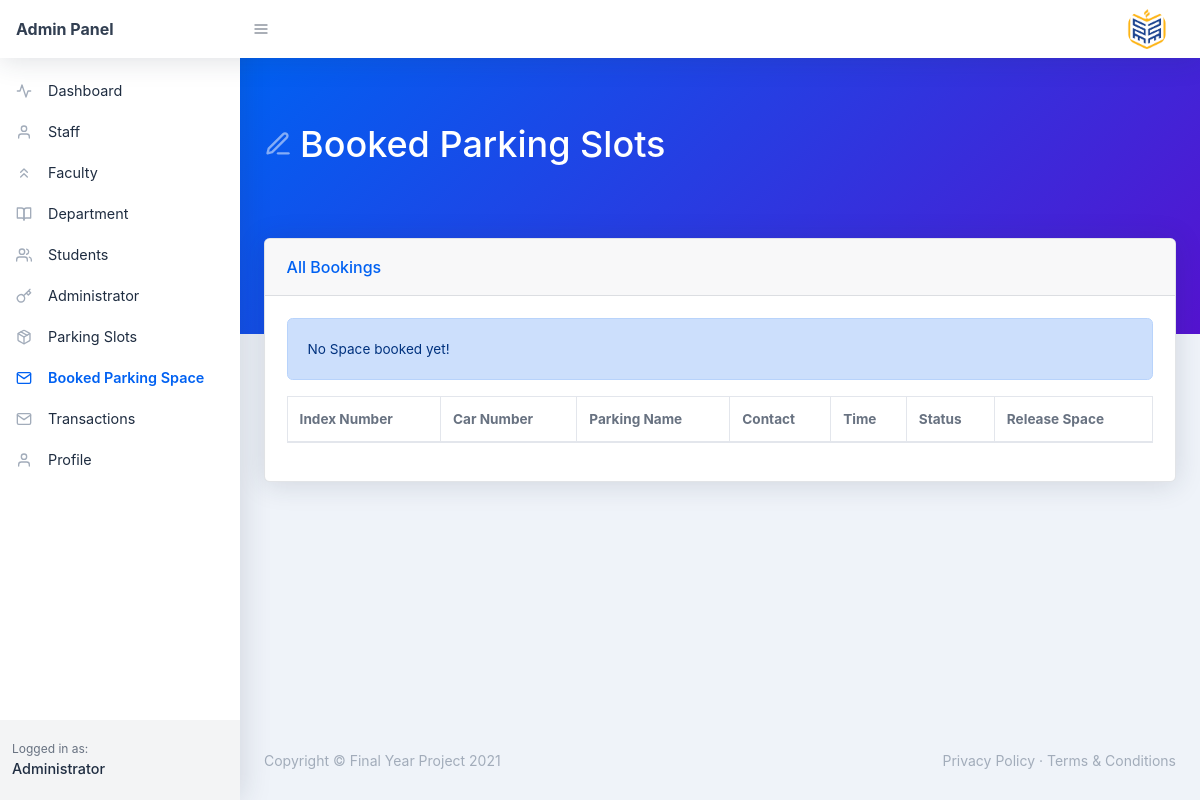
Page /admin/booking.php on the earlier database version.
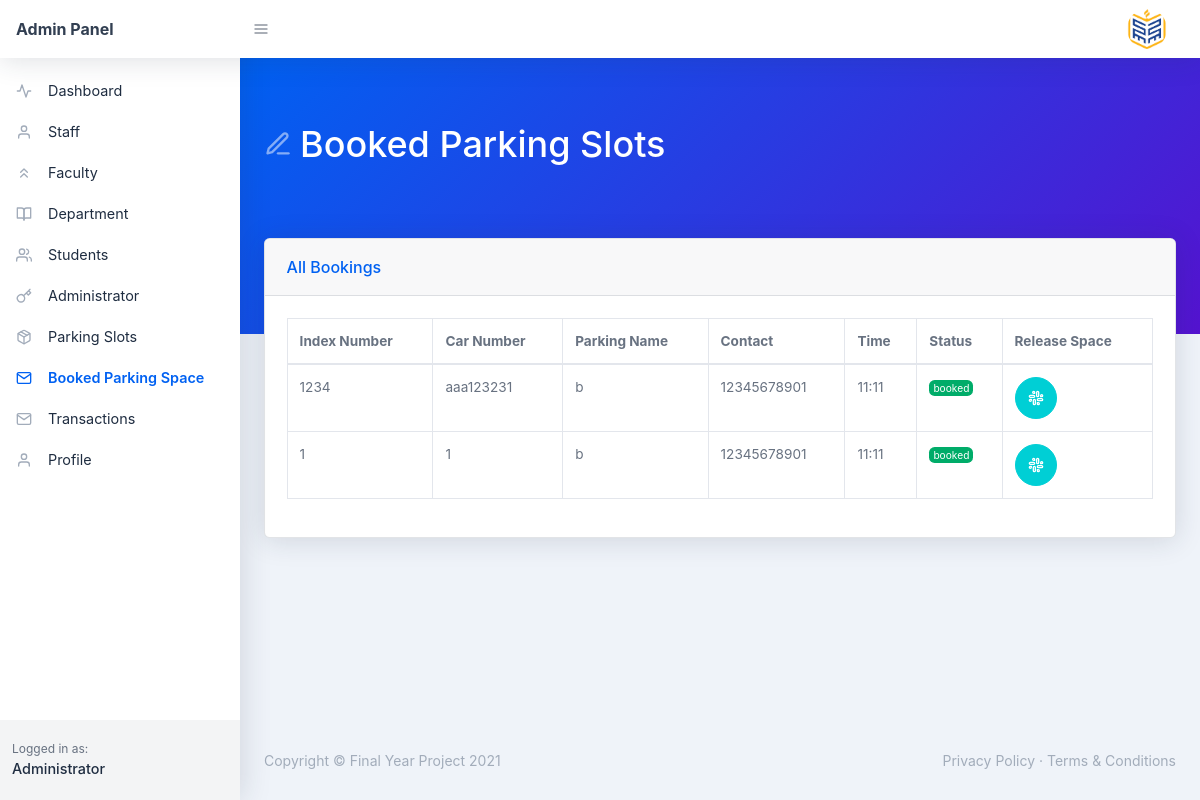
Same page on the later database version.
### tables this page shows
CREATE TABLE `booking` (
  `id` int(11) NOT NULL,
  `indexnumber` varchar(50) NOT NULL,
  `carnumber` varchar(50) NOT NULL,
  `parking_lot` varchar(200) NOT NULL,
  `contact` varchar(20) NOT NULL,
  `status` varchar(50) NOT NULL,
  `parking_time` varchar(255) NOT NULL
);

### admin/booking.php (the view, shortened to what this page needs)
<?php include('header.php');?>
<div id="layoutSidenav_content">
    <main>
        <div class="page-header pb-10 page-header-dark bg-gradient-primary-to-secondary">
            <div class="container-fluid">
                <div class="page-header-content">
                    <h1 class="page-header-title">
                        <div class="page-header-icon"><i data-feather="edit-3"></i></div>
                        <span>Booked Parking Slots</span>
                    </h1>
                </div>
            </div>
        </div>
        <div class="container-fluid mt-n10">
            <div class="card mb-4">
                <div class="card-header">All Bookings</div>
                <div class="card-body">
                    <div class="datatable table-responsive">
                        <table class="table table-bordered table-hover" id="dataTable" width="100%" cellspacing="0">
                            <thead>
                                <tr>
                                    <th>Index Number </th>
                                    <th>Car Number </th>
                                    <th>Parking Name </th>
                                    <th>Contact</th>
                                    <th>Time</th>
                                    <th>Status</th>
                                    <th>Release Space</th>
                                </tr>
                            </thead>
                            <tbody>
                                <?php
                                $sql = "SELECT * FROM booking WHERE status='booked'";
                                $query = $conn->prepare($sql);
                                $query->execute(
                                );
                                $results = $query->fetchAll(PDO::FETCH_OBJ);
                                $rowCount = $query->rowCount();
                                if ($rowCount <= 0) {
                                    echo '<div class="alert alert-primary" role="alert">
                                            No Space booked yet!
                                        </div>';
                                }
                                if ($rowCount > 0) {
                                    foreach ($results as $results) {
                                ?>
                                        <tr>
                                            <td><?php echo htmlentities($results->indexnumber) ?></td>
                                            <td><?php echo htmlentities($results->carnumber) ?></td>
                                            <td><?php echo htmlentities($results->parking_lot) ?></td>
                                            <td><?php echo htmlentities($results->contact) ?></td>
                                            <td><?php echo htmlentities($results->parking_time) ?></td>
                                            <td>
                                                <div class="badge badge-success">
                                                    <?php echo htmlentities($results->status) ?>
                                                </div>
                                            </td>
                                            <td>
                                                <a class="btn btn-info btn-icon" href="releaseSpace.php?id=<?php echo htmlentities($results->id);?>"><i data-feather="slack"></i></a>
                                            </td>
                                        </tr>
                                <?php }
                                } ?>
                            </tbody>
                        </table>
                    </div>
                </div>
            </div>
        </div>
    </main>
    <?php include('footer.php') ?>
</div>
</div>
</body>

Differences in the rows shown:
added booking: indexnumber "1234", carnumber "aaa123231", parking_lot "b", contact "12345678901", parking_time "11:11", status "booked"
added booking: indexnumber "1", carnumber "1", parking_lot "b", contact "12345678901", parking_time "11:11", status "booked"
Other differences:
text no longer shown: "No Space booked yet!"
